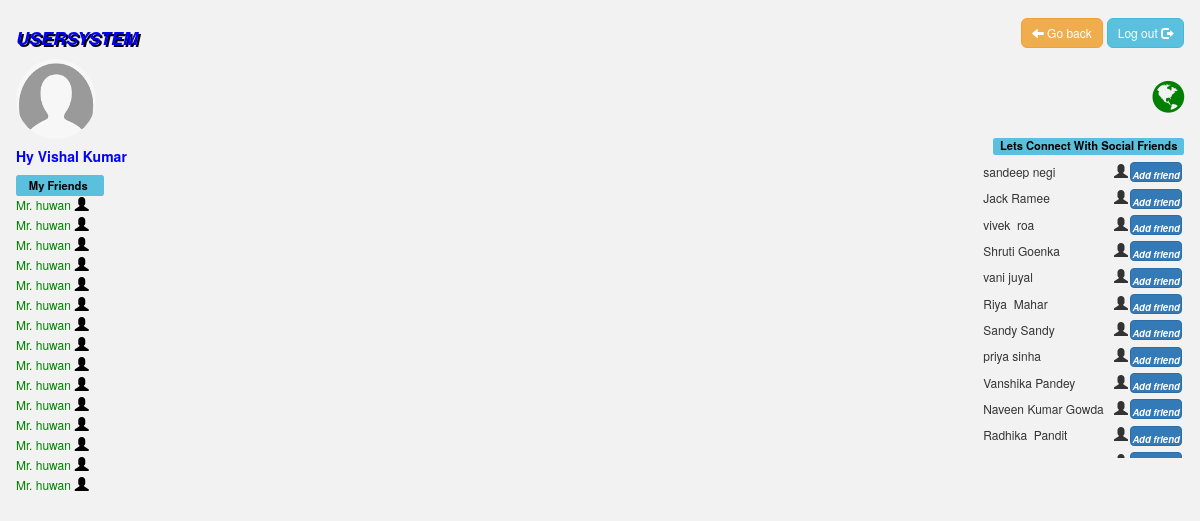
The page /friends-list.php (signed in) on the database its author committed.
### tables this page shows
CREATE TABLE `rag` (
  `id` int(100) NOT NULL,
  `first_name` varchar(50) NOT NULL,
  `last_name` varchar(50) NOT NULL,
  `dob` date NOT NULL,
  `gender` varchar(50) NOT NULL,
  `email` varchar(30) NOT NULL,
  `contact_no` bigint(11) NOT NULL,
  `country` varchar(20) NOT NULL,
  `password` varchar(30) NOT NULL,
  `image` varchar(100) NOT NULL,
  `creation_date` date NOT NULL
);

### friends-list.php (the view, shortened to what this page needs)
<?php
$db=mysqli_connect("localhost","root","","ragistration");
 $login_user_id=$_SESSION['u_login_id'];
 if($login_user_id==true)
 {
?>
<!DOCTYPE html>
<html>
<head>
  <link rel="stylesheet" href="https://maxcdn.bootstrapcdn.com/bootstrap/3.4.1/css/bootstrap.min.css">
  <link rel="stylesheet" href="https://cdnjs.cloudflare.com/ajax/libs/font-awesome/4.7.0/css/font-awesome.min.css">
</head>
<body >
<div class="maindiv" style="margin-right:4px; margin-left: 4px;">
  <div id="leftbox" style="padding-left:1%; padding-top:1%;" >
    <table >
      <h4 style=" font-style: italic; color: blue; text-shadow:2px 2px black; "><b>USERSYSTEM</b></h4>
  <thead>
  <th>
    <?php
$email=$_SESSION["user_sess_email"];
  $q="SELECT * FROM rag WHERE email='$email' LIMIT 1 ";
  $result=mysqli_query($db,$q);
 while($row = $result->fetch_assoc())
 {
            if(!empty($row["image"]))
            {
              ?>
              <a href="userprofile.php" ><img src="<?php  echo $row["image"]?>" alt="profile pic" class="img-circle col-4 mx-auto text-center" style="height:80px; width:80px;" /></a>
              <?php
               }
              else{
              ?>
              <img src="profile.png" alt="profile" class="img-circle col-4 mx-auto text-center" style="height:80px; width:80px;" />
               <?php
              } }
                 ?>
                  <h5  class="font-weight-bold" style="color:blue;text-transform: capitalize;" ><b><?php echo "Hy ".$_SESSION["user_sess_name"]." ".$_SESSION["user_last_name"]."<br>"?></b><h5>
               </th>
               </table>
 <b style="text-transform: capitalize; font-size:80%; color:black;" class="label label-info">&nbsp;&nbsp;My Friends&nbsp;&nbsp;&nbsp;</b><br>
     <div id="div-scroll"> <table  align="left" >
     <tbody>
    <tr>
      <td ><a href="#"  class="a1" style="font-size:12px; font-style: bold;">Mr. huwan</a>&nbsp;<td><a href=""><span class="glyphicon glyphicon-user"></a></span></td></td></tr>
           <tr>
      <td ><a href="#"  class="a1" style="font-size:12px; font-style: bold;">Mr. huwan</a>&nbsp;<td><a href=""><span class="glyphicon glyphicon-user"></a></span></td></td></tr>
           <tr>
      <td ><a href="#"  class="a1" style="font-size:12px; font-style: bold;">Mr. huwan</a>&nbsp;<td><a href=""><span class="glyphicon glyphicon-user"></a></span></td></td></tr>
           <tr>
      <td ><a href="#"  class="a1" style="font-size:12px; font-style: bold;">Mr. huwan</a>&nbsp;<td><a href=""><span class="glyphicon glyphicon-user"></a></span></td></td></tr>
           <tr>
      <td ><a href="#"  class="a1" style="font-size:12px; font-style: bold;">Mr. huwan</a>&nbsp;<td><a href=""><span class="glyphicon glyphicon-user"></a></span></td></td></tr>
           <tr>
      <td ><a href="#"  class="a1" style="font-size:12px; font-style: bold;">Mr. huwan</a>&nbsp;<td><a href=""><span class="glyphicon glyphicon-user"></a></span></td></td></tr>
           <tr>
      <td ><a href="#"  class="a1" style="font-size:12px; font-style: bold;">Mr. huwan</a>&nbsp;<td><a href=""><span class="glyphicon glyphicon-user"></a></span></td></td></tr>
           <tr>
      <td ><a href="#"  class="a1" style="font-size:12px; font-style: bold;">Mr. huwan</a>&nbsp;<td><a href=""><span class="glyphicon glyphicon-user"></a></span></td></td></tr>
           <tr>
      <td ><a href="#"  class="a1" style="font-size:12px; font-style: bold;">Mr. huwan</a>&nbsp;<td><a href=""><span class="glyphicon glyphicon-user"></a></span></td></td></tr>
           <tr>
      <td ><a href="#"  class="a1" style="font-size:12px; font-style: bold;">Mr. huwan</a>&nbsp;<td><a href=""><span class="glyphicon glyphicon-user"></a></span></td></td></tr>
           <tr>
      <td ><a href="#"  class="a1" style="font-size:12px; font-style: bold;">Mr. huwan</a>&nbsp;<td><a href=""><span class="glyphicon glyphicon-user"></a></span></td></td></tr>
           <tr>
      <td ><a href="#"  class="a1" style="font-size:12px; font-style: bold;">Mr. huwan</a>&nbsp;<td><a href=""><span class="glyphicon glyphicon-user"></a></span></td></td></tr>
           <tr>
      <td ><a href="#"  class="a1" style="font-size:12px; font-style: bold;">Mr. huwan</a>&nbsp;<td><a href=""><span class="glyphicon glyphicon-user"></a></span></td></td></tr>
           <tr>
      <td ><a href="#"  class="a1" style="font-size:12px; font-style: bold;">Mr. huwan</a>&nbsp;<td><a href=""><span class="glyphicon glyphicon-user"></a></span></td></td></tr>
           <tr>
      <td ><a href="#"  class="a1" style="font-size:12px; font-style: bold;">Mr. huwan</a>&nbsp;<td><a href=""><span class="glyphicon glyphicon-user"></a></span></td></td></tr>
    </tbody>
  </table>
</div>
  </div>
<div id="rightbox" style="padding-right:1%; padding-top:1%;">
  <table align="right">
    <th>
<a href="userprofile.php"> <button style="border-radius:6px; text-decoration:bold;" type="button"   value="Go back !" class="btn btn-warning btn-sm" ><span class=" glyphicon glyphicon-arrow-left"></span>&nbsp;Go back</button></a>
<a href="logout.php"><button style="border-radius:6px; text-decoration:bold;"  type="button" class="btn btn-info  btn-sm">Log out <span class="glyphicon glyphicon-log-out"></span></button></a>
</th>
</table>
<br><br><br><i style="float:right; color: green; font-size: 37px;" class="fa fa-globe fa-spin"></i><br><br>
<br>
<b style="text-transform:capitalize; font-size:80%; color:black; float:right;" class="label label-info">Lets Connect With Social Friends</b><br>
   <div id="div-scroll2"> <table align="right">
               <?php
   $q="SELECT * FROM rag WHERE id!='$login_user_id'";
    $exicute_qurey=mysqli_query($db,$q);
     while($row = $exicute_qurey->fetch_assoc())
     {
      ?>
    <tr>
      <td style="padding:1px 1px 1px 1px;">
          <form action="friends-profile.php " method="post">
          <button type="submit" name="frd-profile-btn" value="<?php echo trim($row['id']);?>" id="frd-profile-btn">
            <?php echo $row['first_name']."&nbsp;".$row['last_name'];?>&nbsp;<td><span class="glyphicon glyphicon-user"></span></td>
            </button> </form>
        </td>
      <td style="padding:2px 2px 2px 2px;">
        <a href="#"><button style="border-radius:4px; height:20px; width:52px; padding:0px 1px 5px 1px; "   type="submit" name="add_request_frd" class="btn btn-primary  btn-xm"><b><i style="font-size:9.5px;">Add friend</i></b></button></a>
       </td>
     </tr>
     <?php
     }
   ?>
 </table>
</div>
  </div>
</div>
</body>
</html>
<?php
}
else
{
  echo header('location:user_login.php');
}
?>

### friends-list.php (style rules this page uses)
a:link { color:green; background-color: transparent; text-decoration: none; }
#leftbox { float:left; width:50%; height:auto; margin-top: 6px; margin-top: 6px; }
#rightbox { float:right; width:50%; height:auto; margin-top: 6px; }
#div-scroll { height: 300px; width:110px; overflow: auto; overflow-x: hidden; }
#div-scroll2 { height: 300px; overflow-x:hidden; }
#frd-profile-btn { background-color:#f2f2f2; font-size:12px; border: none; font-style: bold; }
body { background-color:#f2f2f2; }

### rows shown on the page
rag: $row['id'] 1 (drawn), first_name "sandeep", last_name "negi"
rag: $row['id'] 4 (drawn), first_name "Jack", last_name "Ramee"
rag: $row['id'] 8 (drawn), first_name "vivek", last_name "roa"
rag: $row['id'] 11 (drawn), first_name "Shruti", last_name "Goenka"
rag: $row['id'] 12 (drawn), first_name "vani", last_name "juyal"
rag: $row['id'] 13 (drawn), first_name "Riya", last_name "Mahar"
rag: $row['id'] 15 (drawn), first_name "Sandy", last_name "Sandy"
rag: $row['id'] 16 (drawn), first_name "priya", last_name "sinha"
rag: $row['id'] 17 (drawn), first_name "Vanshika", last_name "Pandey"
rag: $row['id'] 26 (drawn), first_name "Naveen Kumar", last_name "Gowda"
rag: $row['id'] 27 (drawn), first_name "Radhika", last_name "Pandit"
rag: $row['id'] 28 (drawn)

### other values the page prints
$_SESSION["user_sess_name"] "Vishal"
$_SESSION["user_last_name"] "Kumar"
